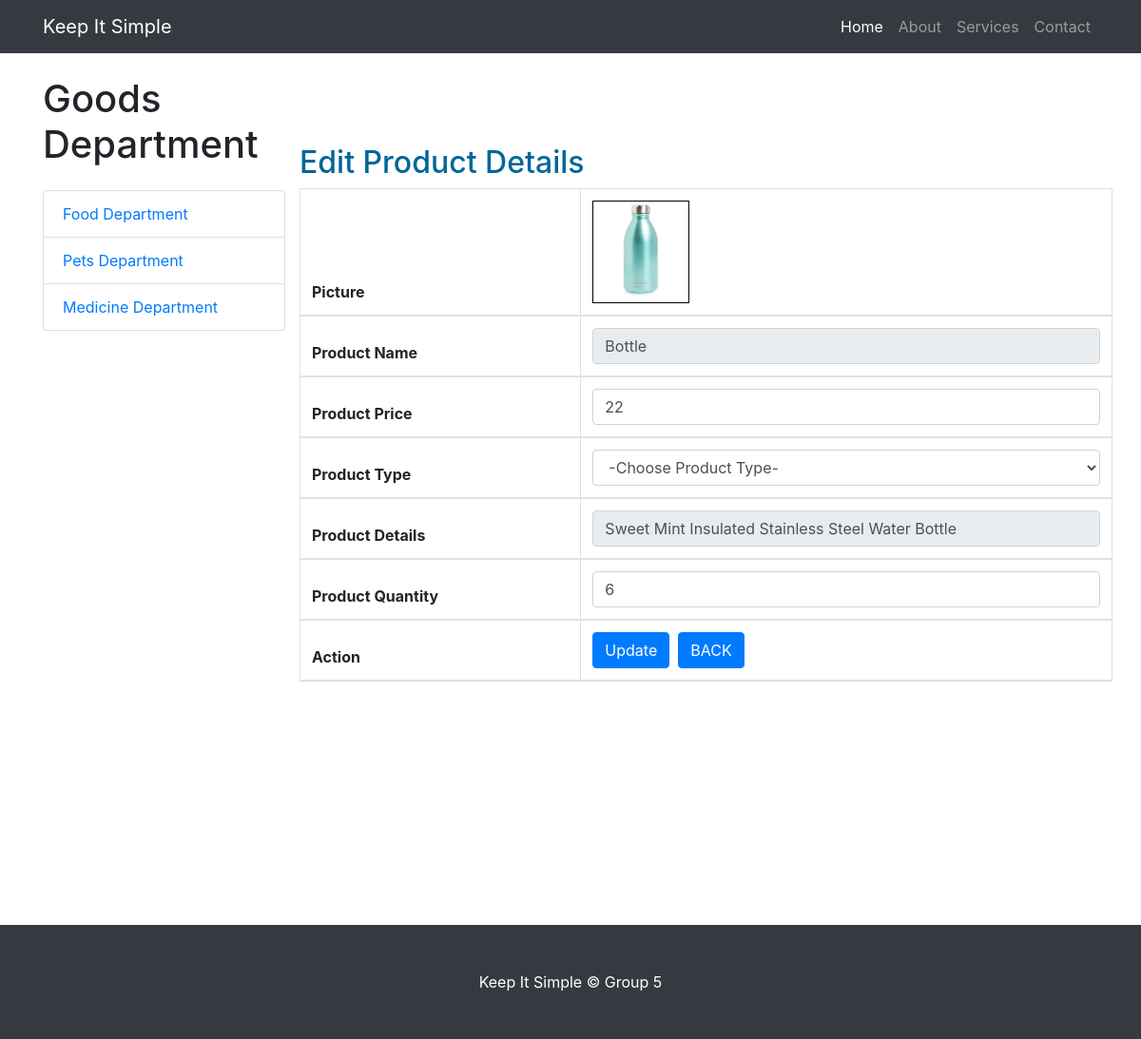
Page /ApplicationLayer/goodsModuleView/editGoodsView.php?productid=21 on the committed database.
### tables this page shows
CREATE TABLE `product` (
  `productid` int(20) NOT NULL,
  `prodName` varchar(60) NOT NULL,
  `prodType` varchar(60) NOT NULL,
  `prodPrice` float NOT NULL,
  `prodDetail` varchar(100) NOT NULL,
  `prodQuantity` int(20) NOT NULL,
  `fileIn2` varchar(200) DEFAULT NULL
);

### BusinessLayer/goodsController/goodsController.php (called while the page is built, shortened)
<?php
require_once '\xampp\htdocs\sdw\BusinessLayer\goodsModel\goodsModel.php';
class goodsController{
    function viewProduct($productid){
        $product = new goodsModel();
        $product->productid = $productid;
        return $product->viewProduct();
    }
}
?>

### BusinessLayer/goodsModel/goodsModel.php (called while the page is built, shortened)
<?php
require_once '/xampp/htdocs/sdw/libs/database.php';
class goodsModel{
    public $productid, $prodName, $prodType,$prodPrice,$prodDetail,$prodQuantity,$fileIn2,$productName, $productPrice, $productQuantity, $customerID;
    function viewProduct(){
        $sql = "select * from product where productid=:productid";
        $args = [':productid'=>$this->productid];
        return DB::run($sql,$args);
    }
}
?>

### libs/database.php (called while the page is built, shortened)
<?php
class DB
{
  public static function connect($value='')
  {
    $pdo = new PDO(DB_TYPE.':host='.DB_HOST.';dbname='.DB_NAME, DB_USER, DB_PASS);
    $pdo->setAttribute(PDO::ATTR_ERRMODE, PDO::ERRMODE_EXCEPTION);
    return $pdo;
  }
  public static function run($sql, $args = NULL)
    {
        $stmt = DB::connect()->prepare($sql);
        try {
            $stmt->execute($args);
            return $stmt;
        }
        catch (PDOException $e){
            echo $e->getMessage();
            die();
        }
     }
}
?>

### ApplicationLayer/goodsModuleView/editGoodsView.php (the view, shortened to what this page needs)
<?php
require_once '/xampp/htdocs/sdw/BusinessLayer/goodsController/goodsController.php';
$productid = $_GET['productid'];
$product = new goodsController();
$data = $product->viewProduct($productid);
?>
<!DOCTYPE html>
<html lang="en">
<head>
  <link href="/sdw/vendor/bootstrap/css/bootstrap.min.css" rel="stylesheet">
  <link href="/sdw/css/shop-homepage.css" rel="stylesheet">
  <link rel="stylesheet" type="text/css" href="https://cdn.datatables.net/1.10.21/css/jquery.dataTables.css">
</head>
<body>
  <nav class="navbar navbar-expand-lg navbar-dark bg-dark fixed-top">
    <div class="container">
      <a class="navbar-brand" href="../loginRegisterModuleView/homepage.php">Keep It Simple</a>
      <div class="collapse navbar-collapse" id="navbarResponsive">
        <ul class="navbar-nav ml-auto">
          <li class="nav-item active">
            <a class="nav-link" href="#">Home
            </a>
          </li>
          <li class="nav-item">
            <a class="nav-link" href="#">About</a>
          </li>
          <li class="nav-item">
            <a class="nav-link" href="#">Services</a>
          </li>
          <li class="nav-item">
            <a class="nav-link" href="#">Contact</a>
          </li>
        </ul>
      </div>
    </div>
  </nav>
  <div class="container">
    <div class="row">
      <div class="col-lg-3">
        <h1 class="my-4">Goods Department</h1>
        <div class="list-group">
          <a href="#" class="list-group-item">Food Department</a>
          <a href="#" class="list-group-item">Pets Department</a>
          <a href="#" class="list-group-item">Medicine Department</a>
        </div>
      </div>
  <div class="col-lg-9">
  <br></br>
  <div class="row">
  <h2 style="color: #006699">Edit Product Details</h2>
  <table class="table table-striped table-bordered table-hover" id="goodsTable">
  <?php
    foreach($data as $row){
      echo "<tr>";
  ?>
  <form action="" method="POST">
    <thead>
      <tr>
        <th rowspan="1">Picture &nbsp;</th>
        <td><?php
                $image=$row['fileIn2'];
                echo '<span style="border: 1px solid black; display: inline-block"><input type ="image" img id="placeImage" img src="uploadimage/'.$image.'" height="100" width="100"></span>';
                ?>
        </td>
      </tr>
      <tr>
        <th>Product Name</th>
        <td><input class="form-control" name="prodName" value="<?=$row['prodName']?>" readonly></td>
      </tr>
      <tr>
        <th>Product Price</th>
        <td><input class="form-control" name="prodPrice" value="<?=$row['prodPrice']?>" required="required"></td>
      </tr>
      <tr>
        <th>Product Type</th>
        <td>
          <select class="form-control" name="prodType"  id="foodType" required="required">
          <option VALUE="">-Choose Product Type-</option>
          </select>
        </td>
      </tr>
      <tr>
        <th>Product Details</th>
        <td><input class="form-control" name="prodDetail" value="<?=$row['prodDetail']?>" readonly></td>
      </tr>
      <tr>
        <th>Product Quantity</th>
        <td><input class="form-control" name="prodQuantity" value="<?=$row['prodQuantity']?>" required="required"></td>
      </tr>
      <tr>
        <th>Action</th>
        <td><input type="hidden" name="productid" value="<?=$row['productid']?>">
          <input type="submit" class="btn btn-primary" name="update" value="Update">&nbsp;
        <input type="button" class="btn btn-primary" onclick="location.href='allGoodsView.php'" value="BACK"></td>
      </tr>
      <?php
        echo "</tr>";
          }
      ?>
      </table>
        </div>
      </div>
    </div>
  </div>
  <br></br><br></br><br></br><br></br><br></br>
  <footer class="py-5 bg-dark">
    <div class="container">
      <p class="m-0 text-center text-white">Keep It Simple &copy; Group 5</p>
    </div>
  </footer>
</body>
</html>

### shop-homepage.css (style rules this page uses)
body { padding-top: 56px; }

### rows in the picture
product: prodName "Bottle", prodPrice "22", prodDetail "Sweet Mint Insulated Stainless Steel Water Bottle", prodQuantity "6"
